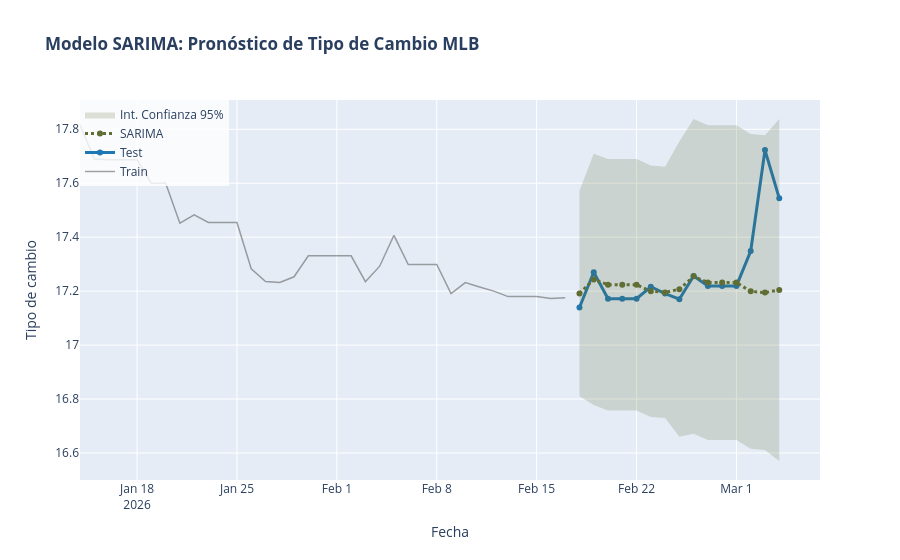

This figure's notebook cell:
### Markdown cell above
## <font color= #66b0b0> &ensp;  **SARIMA** </font>
Procederemos a realizar el modelado de SARIMA con un test de 15 días de nuestra serie de tiempo, similar al intervalo de prediccón del examen:

### Code cell
# Realizar train/test split de 10%
num_dias = 15

train = df.iloc[:-num_dias]
test = df.iloc[-num_dias:]

col_target = "tipo_cambio"

# Realizar modelo de SARIMA
model = SARIMAX(train[col_target],
                order=(0,0,1),
                seasonal_order=(2,1,1,7),
                trend='c')

results = model.fit(disp=False,method='powell')

# Predecimos n pasos hacia el futuro (donde n = tamaño del test)
forecast_object = results.get_forecast(steps=len(test))
forecast_vals = forecast_object.predicted_mean
conf_int = forecast_object.conf_int(alpha=0.05) # Intervalo del 95%

# Metricas de error
rmse = np.sqrt(mean_squared_error(test[col_target], forecast_vals))
mape = mean_absolute_percentage_error(test[col_target], forecast_vals)
mae = mean_absolute_error(test[col_target], forecast_vals)


print(f"\n--- Errores del modelo ---")
print(f"RMSE: {rmse:.2f}")
print(f"MAPE: {mape:.4f}")
print(f"MAE: {mae:.2f}")

print(results.summary())

# Grafica
fig = go.Figure()

# Train
fig.add_trace(go.Scatter(
    x=train[-num_dias-20:][col_target].index, y=train[-num_dias-20:][col_target],
    mode='lines',
    name='Train',
    line=dict(color='rgba(100, 100, 100, 0.6)', width=1.5)
))

# Test
fig.add_trace(go.Scatter(
    x=test[col_target].index, y=test[col_target],
    name='Test',
    line=dict(color='#1f77b4', width=3),
    marker=dict(size=6)
))

# Forecast
fig.add_trace(go.Scatter(
    x=test.index, y=forecast_vals,
    name='SARIMA',
    line=dict(color='#606E34', width=3, dash='dot')
))

# Intervalos de Confianza
fig.add_trace(go.Scatter(
    x=conf_int.index, y=conf_int.iloc[:, 0],
    mode='lines', line=dict(width=0), showlegend=False, hoverinfo='skip'
))
fig.add_trace(go.Scatter(
    x=conf_int.index, y=conf_int.iloc[:, 1],
    mode='lines', line=dict(width=0), fill='tonexty',
    fillcolor='rgba(96, 110, 52, 0.2)',
    name='Int. Confianza 95%', hoverinfo='skip'
))

# Titulos
fig.update_layout(
    title=f'<b>Modelo SARIMA: Pronóstico de Tipo de Cambio MLB</b><br><sup>',
    xaxis_title='Fecha',
    yaxis_title='Tipo de cambio',
    legend=dict(x=0, y=1, bgcolor='rgba(255,255,255,0.8)'),
    hovermode="x unified"
)

fig.show()

### Figure 1 — Plotly figure (JSON) as saved in the notebook; plotly's stock layout.template omitted (floating-point values rounded to 4 significant figures)
{"data": [{"line": {"color": "rgba(100, 100, 100, 0.6)", "width": 1.5}, "mode": "lines", "name": "Train", "type": "scatter", "x": ["2026-01-14T00:00:00.000000", "2026-01-15T00:00:00.000000", "2026-01-16T00:00:00.000000", "2026-01-17T00:00:00.000000", "2026-01-18T00:00:00.000000", "2026-01-19T00:00:00.000000", "2026-01-20T00:00:00.000000", "2026-01-21T00:00:00.000000", "2026-01-22T00:00:00.000000", "2026-01-23T00:00:00.000000", "2026-01-24T00:00:00.000000", "2026-01-25T00:00:00.000000", "2026-01-26T00:00:00.000000", "2026-01-27T00:00:00.000000", "2026-01-28T00:00:00.000000", "2026-01-29T00:00:00.000000", "2026-01-30T00:00:00.000000", "2026-01-31T00:00:00.000000", "2026-02-01T00:00:00.000000", "2026-02-02T00:00:00.000000", "2026-02-03T00:00:00.000000", "2026-02-04T00:00:00.000000", "2026-02-05T00:00:00.000000", "2026-02-06T00:00:00.000000", "2026-02-07T00:00:00.000000", "2026-02-08T00:00:00.000000", "2026-02-09T00:00:00.000000", "2026-02-10T00:00:00.000000", "2026-02-11T00:00:00.000000", "2026-02-12T00:00:00.000000", "2026-02-13T00:00:00.000000", "2026-02-14T00:00:00.000000", "2026-02-15T00:00:00.000000", "2026-02-16T00:00:00.000000", "2026-02-17T00:00:00.000000"], "y": [17.82, 17.69, 17.69, 17.69, 17.69, 17.6, 17.6, 17.45, 17.48, 17.45, 17.45, 17.45, 17.28, 17.24, 17.23, 17.25, 17.33, 17.33, 17.33, 17.33, 17.23, 17.29, 17.41, 17.3, 17.3, 17.3, 17.19, 17.23, 17.22, 17.2, 17.18, 17.18, 17.18, 17.17, 17.18]}, {"line": {"color": "#1f77b4", "width": 3}, "marker": {"size": 6}, "name": "Test", "type": "scatter", "x": ["2026-02-18T00:00:00.000000", "2026-02-19T00:00:00.000000", "2026-02-20T00:00:00.000000", "2026-02-21T00:00:00.000000", "2026-02-22T00:00:00.000000", "2026-02-23T00:00:00.000000", "2026-02-24T00:00:00.000000", "2026-02-25T00:00:00.000000", "2026-02-26T00:00:00.000000", "2026-02-27T00:00:00.000000", "2026-02-28T00:00:00.000000", "2026-03-01T00:00:00.000000", "2026-03-02T00:00:00.000000", "2026-03-03T00:00:00.000000", "2026-03-04T00:00:00.000000"], "y": [17.14, 17.27, 17.17, 17.17, 17.17, 17.22, 17.19, 17.17, 17.26, 17.22, 17.22, 17.22, 17.35, 17.72, 17.54]}, {"line": {"color": "#606E34", "dash": "dot", "width": 3}, "name": "SARIMA", "type": "scatter", "x": ["2026-02-18T00:00:00.000000", "2026-02-19T00:00:00.000000", "2026-02-20T00:00:00.000000", "2026-02-21T00:00:00.000000", "2026-02-22T00:00:00.000000", "2026-02-23T00:00:00.000000", "2026-02-24T00:00:00.000000", "2026-02-25T00:00:00.000000", "2026-02-26T00:00:00.000000", "2026-02-27T00:00:00.000000", "2026-02-28T00:00:00.000000", "2026-03-01T00:00:00.000000", "2026-03-02T00:00:00.000000", "2026-03-03T00:00:00.000000", "2026-03-04T00:00:00.000000"], "y": [17.19, 17.24, 17.22, 17.22, 17.22, 17.2, 17.2, 17.21, 17.25, 17.23, 17.23, 17.23, 17.2, 17.19, 17.2]}, {"hoverinfo": "skip", "line": {"width": 0}, "mode": "lines", "showlegend": false, "type": "scatter", "x": ["2026-02-18T00:00:00.000000", "2026-02-19T00:00:00.000000", "2026-02-20T00:00:00.000000", "2026-02-21T00:00:00.000000", "2026-02-22T00:00:00.000000", "2026-02-23T00:00:00.000000", "2026-02-24T00:00:00.000000", "2026-02-25T00:00:00.000000", "2026-02-26T00:00:00.000000", "2026-02-27T00:00:00.000000", "2026-02-28T00:00:00.000000", "2026-03-01T00:00:00.000000", "2026-03-02T00:00:00.000000", "2026-03-03T00:00:00.000000", "2026-03-04T00:00:00.000000"], "y": [16.81, 16.78, 16.76, 16.76, 16.76, 16.73, 16.73, 16.66, 16.67, 16.65, 16.65, 16.65, 16.62, 16.61, 16.57]}, {"fill": "tonexty", "fillcolor": "rgba(96, 110, 52, 0.2)", "hoverinfo": "skip", "line": {"width": 0}, "mode": "lines", "name": "Int. Confianza 95%", "type": "scatter", "x": ["2026-02-18T00:00:00.000000", "2026-02-19T00:00:00.000000", "2026-02-20T00:00:00.000000", "2026-02-21T00:00:00.000000", "2026-02-22T00:00:00.000000", "2026-02-23T00:00:00.000000", "2026-02-24T00:00:00.000000", "2026-02-25T00:00:00.000000", "2026-02-26T00:00:00.000000", "2026-02-27T00:00:00.000000", "2026-02-28T00:00:00.000000", "2026-03-01T00:00:00.000000", "2026-03-02T00:00:00.000000", "2026-03-03T00:00:00.000000", "2026-03-04T00:00:00.000000"], "y": [17.57, 17.71, 17.69, 17.69, 17.69, 17.67, 17.66, 17.75, 17.84, 17.81, 17.81, 17.81, 17.78, 17.78, 17.84]}], "layout": {"hovermode": "x unified", "legend": {"bgcolor": "rgba(255,255,255,0.8)", "x": 0, "y": 1}, "title": {"text": "<b>Modelo SARIMA: Pronóstico de Tipo de Cambio MLB</b><br><sup>"}, "xaxis": {"title": {"text": "Fecha"}}, "yaxis": {"title": {"text": "Tipo de cambio"}}}}
